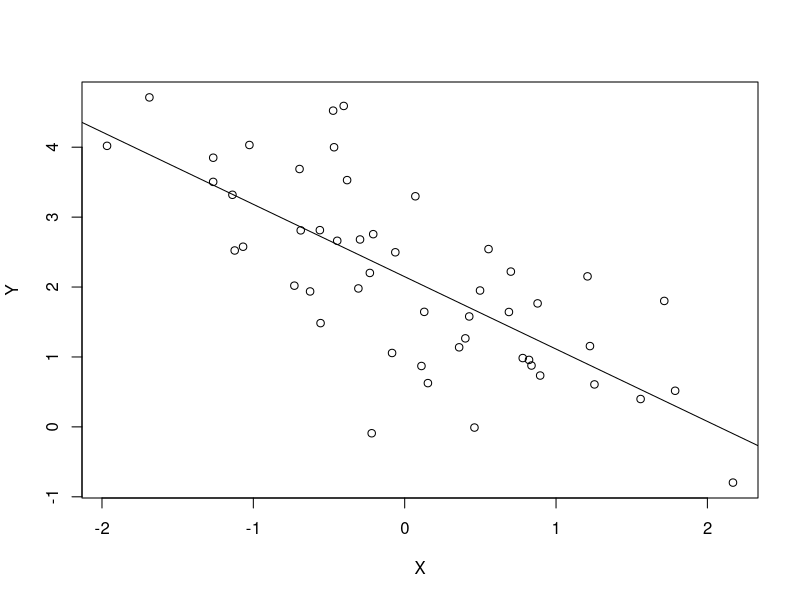
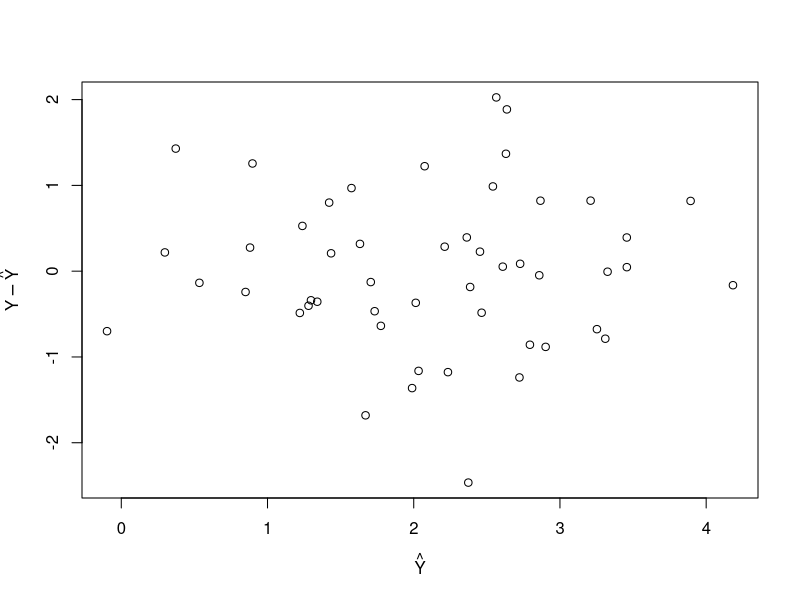

Generate these figures, in order, with R:
## ---- chunk 1
# set seed for reproducibility
set.seed(123)

# define sample size, coefficients, regressor and response
n  <- 50
b0 <- matrix(c(2, -1), ncol = 1)
x  <- rnorm(n)
y  <- b0[1] + b0[2] * x + rnorm(n)

# Constructor for `simple_lin_regression`.
#
# This function computes the ordinary least squares estimate
# for the simple linear regression E[y|x] = b0 + b1 * x.
#
# Params: y - a vector with n elements; observed responses
#         x - a vector with n elements; observed regressors
#
# Returns: an S3 object of type simple_lin_regression
#
simple_lin_regression <- function(y, x) {
  # define design matrix
  D  <- matrix(c(rep(1, n), x), ncol = 2)
  
  # compute the OLS estimate
  b  <- solve(t(D) %*% D) %*% t(D) %*% y 
  
  # the object will encapsulate y, X and b
  slr <- list(response = y, regressor = x, estimate = b)
  
  # the object `slr` is declared to be an S3 object of
  # class "simple_lin_regression", by
  class(slr) <- "simple_lin_regression"
  
  return(slr)
}

sl1 <- simple_lin_regression(y, x)
## ---- chunk 2
print.simple_lin_regression <- function(x, ...) {
  cat("head(x) =", head(x$regressor), "\n")
  cat("head(y) =", head(x$response), "\n\n")
  cat("Estimated regression: E[y|x] = b0 + b1 * x\n")
  cat("b0 = ", x$estimate[1], " and b1 = ", x$estimate[2], ".\n", sep = "")
}

plot.simple_lin_regression <- function(x, y = NULL, ...) {
  plot(x = x$regressor, y = x$response,
       xlab = expression(X), ylab = expression(Y))
  abline(a = x$estimate[1], b = x$estimate[2])
}
## ---- chunk 3
print(sl1)
plot(sl1)
## ---- chunk 4
plot
## ---- chunk 5
residual_analysis <- function(x) {
  UseMethod("residual_analysis")
}
## ---- chunk 6
residual_analysis.simple_lin_regression <- function(x) {
  predictions <- x$estimate[1] + x$estimate[2] * x$regressor
  plot(x = predictions, y = x$response - predictions,
       xlab = expression(hat(Y)), ylab = expression(Y - hat(Y)))
}
## ---- chunk 7
residual_analysis(sl1)
## ---- chunk 8
ord_factor <- ordered(c("a", "b", "a"))
class(ord_factor)
## ---- chunk 9
# define objects of class parent and child, respectively.
P <- structure(numeric(), class = "parent_class")
C <- structure(numeric(), class = c("child_class", "parent_class"))

# now implement print, first for parent_class
print.parent_class <- function(x) {
  cat("this is print for parent_class objects")
}

print(P)
print(C)

# now implement print for child_class
print.child_class <- function(x) {
  cat("this is print for child_class objects")
}

print(P)
print(C)
